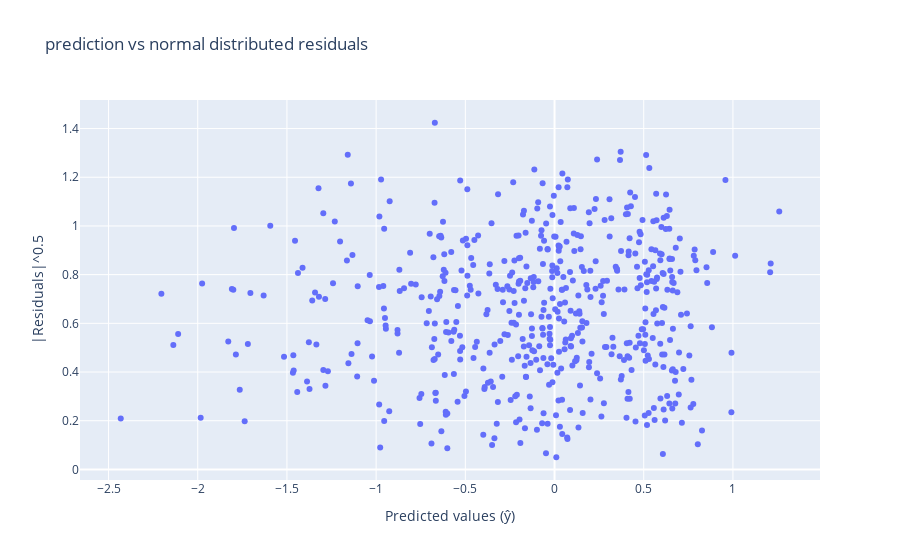

Notebook source saved alongside this figure:
### Code cell
N = len(y_pred)
control_residuals = np.random.normal(size=N,scale=np.std(residuals))
px.scatter(x = y_pred, y = np.sqrt(np.abs(control_residuals)),labels={
        "x": "Predicted values (ŷ)",
        "y": "|Residuals|^0.5"
    }, title= "prediction vs normal distributed residuals")

### Figure 1 — Plotly figure (JSON) as saved in the notebook; plotly's stock layout.template omitted (floating-point values rounded to 4 significant figures; data arrays with more than 128 entries replaced by an {"elided": "..."} marker saying what was removed)
{"data": [{"hovertemplate": "Predicted values (ŷ)=%{x}<br>|Residuals|^0.5=%{y}<extra></extra>", "legendgroup": "", "marker": {"color": "#636efa", "symbol": "circle"}, "mode": "markers", "name": "", "orientation": "v", "showlegend": false, "type": "scatter", "x": {"elided": "549 float values"}, "xaxis": "x", "y": {"elided": "549 float values"}, "yaxis": "y"}], "layout": {"legend": {"tracegroupgap": 0}, "title": {"text": "prediction vs normal distributed residuals"}, "xaxis": {"anchor": "y", "domain": [0, 1], "title": {"text": "Predicted values (ŷ)"}}, "yaxis": {"anchor": "x", "domain": [0, 1], "title": {"text": "|Residuals|^0.5"}}}}
